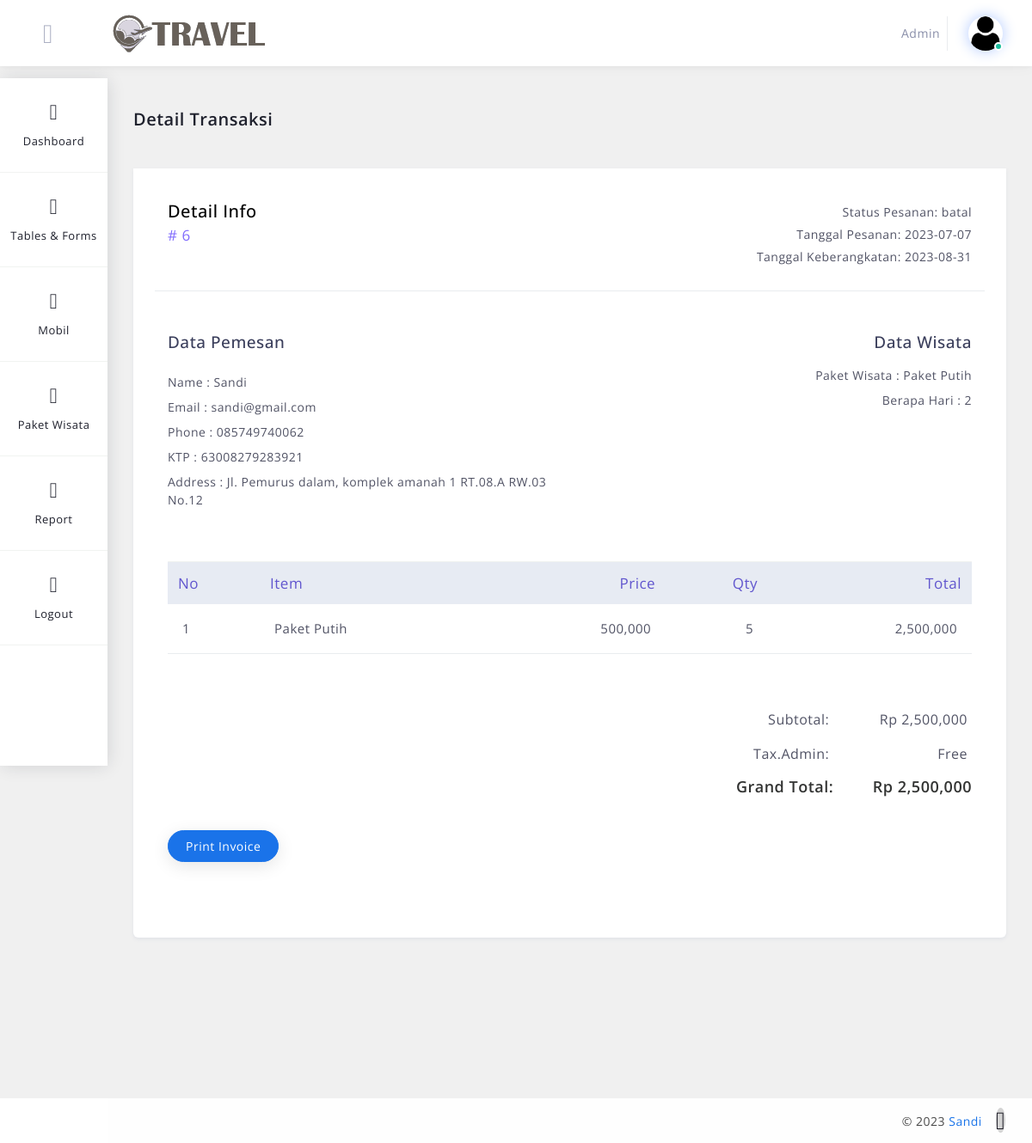
The page /tour/admin/detail_transaksi.php?id_transaksi=6 (signed in) on the database its author committed.
### tables this page shows
CREATE TABLE `transaksi` (
  `id_transaksi` int(11) NOT NULL,
  `jenis_transaksi` varchar(12) NOT NULL,
  `id_mobil` int(11) NOT NULL,
  `id_wisata` int(11) NOT NULL,
  `id_user` int(11) NOT NULL,
  `supir` varchar(16) NOT NULL,
  `harga` double NOT NULL,
  `qty` double NOT NULL,
  `total_harga` double NOT NULL,
  `status` varchar(32) NOT NULL,
  `gambar` varchar(32) NOT NULL,
  `gambar_pengembalian` varchar(32) NOT NULL,
  `tanggal` date NOT NULL,
  `tanggal_booking` date NOT NULL,
  `kondisi` varchar(18) NOT NULL,
  `ket` varchar(64) NOT NULL
);

CREATE TABLE `wisata` (
  `id_wisata` int(11) NOT NULL,
  `nama` varchar(64) NOT NULL,
  `tanggal` date NOT NULL,
  `harga` varchar(64) NOT NULL,
  `gambar` varchar(120) NOT NULL,
  `deskripsi` longtext NOT NULL,
  `status` varchar(48) NOT NULL,
  `kuota` varchar(32) NOT NULL,
  `berapa_hari` varchar(12) NOT NULL,
  `rating` varchar(11) NOT NULL
);

CREATE TABLE `users` (
  `id_user` int(11) NOT NULL,
  `username` varchar(64) NOT NULL,
  `email` varchar(92) NOT NULL,
  `password` varchar(120) NOT NULL,
  `gambar` varchar(64) NOT NULL,
  `no_hp` varchar(26) NOT NULL,
  `no_ktp` varchar(26) NOT NULL,
  `alamat` varchar(64) NOT NULL,
  `tanggal_lahir` date NOT NULL,
  `jenis_kelamin` varchar(20) NOT NULL,
  `role` varchar(32) NOT NULL
);

### tour/admin/detail_transaksi.php (the view, shortened to what this page needs)
<?php
include '../include/config.php';
if (isset($_GET['id_transaksi'])) {
    $id_transaksi = ($_GET["id_transaksi"]);
    $query = "SELECT transaksi.*, wisata.id_wisata, wisata.nama, wisata.tanggal, wisata.berapa_hari, users.id_user, users.username,users.email, users.no_hp,users.alamat,users.no_ktp FROM transaksi INNER JOIN wisata ON transaksi.id_wisata = wisata.id_wisata INNER Join users ON transaksi.id_user = users.id_user WHERE id_transaksi='$id_transaksi' and jenis_transaksi = 'wisata' ORDER BY id_transaksi DESC";
    $result = mysqli_query($conn, $query);
    $data = mysqli_fetch_assoc($result);
} else {
    echo "<script>alert('Masukkan data id.');window.location='tb_transaksi.php';</script>";
}
?>
<!DOCTYPE html>
<html lang="en">
<head>
    <link href="../bootstrap/css/bootstrap.min.css" rel="stylesheet" type="text/css" />
    <link href="../assets/css/plugins.css" rel="stylesheet" type="text/css" />
    <link href="../assets/css/ecommerce/invoice.css" rel="stylesheet" type="text/css" />
</head>
<body>
    <?php include "../template/header.php" ?>
    <div class="main-container" id="container">
        <?php include "../template/sidebar.php" ?>
        <div id="content" class="main-content">
            <div class="container">
                <div class="page-header">
                    <div class="page-title">
                        <h3>Detail Transaksi</h3>
                    </div>
                </div>
                <div class="row margin-bottom-120 invoice-print">
                    <div class="col-xl-12 col-lg-12 col-md-12 col-sm-12 col-12">
                        <div class="statbox widget box box-shadow">
                            <div class="widget-content invoice">
                                <div class="widget-content-area content-section">
                                    <div class="row invoice-top-section">
                                        <div class="col-sm-6 mb-4">
                                            <h5 class="invoice-info-title">Detail Info</h5>
                                            <p class="invoice-serial-number"># <?php echo $data['id_transaksi'] ?></p>
                                        </div>
                                        <div class="col-sm-6 mb-4 text-sm-right">
                                            <p class="invoice-order-status">Status Pesanan: <?php echo $data['status'] ?></p>
                                            <p class="invoice-order-date">Tanggal Pesanan: <?php echo $data['tanggal_booking'] ?></p>
                                            <p class="invoice-order-date">Tanggal Keberangkatan: <?php echo $data['tanggal'] ?></p>
                                        </div>
                                    </div>
                                    <div class="row mt-5 mb-5">
                                        <div class="col-md-6 col-sm-6 invoice-from">
                                            <h5 class="invoice-from-title mb-4">Data Pemesan</h5>
                                            <div class="row">
                                                <div class="col-12 mb-2">
                                                    <p>Name : <?php echo $data['username']; ?></p>
                                                </div>
                                                <div class="col-12 mb-2">
                                                    <p>Email : <?php echo $data['email']; ?></p>
                                                </div>
                                                <div class="col-12 mb-2">
                                                    <p>Phone : <?php echo $data['no_hp'] ?></p>
                                                </div>
                                                <div class="col-12 mb-2">
                                                    <p>KTP : <?php echo $data['no_ktp'] ?></p>
                                                </div>
                                                <div class="col-12 mb-2">
                                                    <p>Address : <?php echo $data['alamat'] ?></p>
                                                </div>
                                            </div>
                                        </div>
                                        <div class="col-md-6 col-sm-6 invoice-to text-sm-right">
                                            <h5 class="invoice-to-title mb-3">Data Wisata</h5>
                                            <div class="row mb-5">
                                                <div class="col-12 mb-2">
                                                    <p>Paket Wisata : <?php echo $data['nama'] ?></p>
                                                </div>
                                                <div class="col-12 mb-2">
                                                    <p>Berapa Hari : <?php echo $data['berapa_hari'] ?></p>
                                                </div>
                                            </div>
                                        </div>
                                    </div>
                                    <div class="row mt-5 mb-5">
                                        <div class="col-12">
                                            <div class="table-responsive">
                                                <table class="table">
                                                    <thead class="thead-light">
                                                        <tr>
                                                            <th scope="col">No</th>
                                                            <th scope="col">Item</th>
                                                            <th class="text-right" scope="col">Price</th>
                                                            <th class="text-right" scope="col">Qty</th>
                                                            <th class="text-right" scope="col">Total</th>
                                                        </tr>
                                                    </thead>
                                                    <tbody>
                                                        <?php
                                                        $no = 1;
                                                        $query = mysqli_query($conn, "SELECT transaksi.*, wisata.id_wisata, wisata.nama, users.id_user, users.username FROM transaksi INNER JOIN wisata ON transaksi.id_wisata = wisata.id_wisata INNER Join users ON transaksi.id_user = users.id_user where jenis_transaksi = 'wisata' and id_transaksi='$id_transaksi'   ORDER BY id_transaksi DESC;");
                                                        while ($row = mysqli_fetch_assoc($query)) {
                                                        ?>
                                                            <tr>
                                                                <td><?php echo $no++; ?></td>
                                                                <td><?php echo $row['nama']; ?></td>
                                                                <td class="text-right"><?php echo number_format($data['harga']); ?></td>
                                                                <td class="text-right"><?php echo $row['qty']; ?></td>
                                                                <td class="text-right"><?php echo number_format($data['total_harga']); ?></td>
                                                            </tr>
                                                        <?php } ?>
                                                    </tbody>
                                                </table>
                                            </div>
                                        </div>
                                    </div>
                                    <div class="row mt-4">
                                        <div class="col-12">
                                            <div class="invoice-total-amounts text-right">
                                                <div class="row">
                                                    <div class="col-sm-10 col-7 text-right">
                                                        <p class="mb-3">Subtotal: </p>
                                                    </div>
                                                    <div class="col-sm-2 col-5">
                                                        <p class="mb-3">Rp <?php echo number_format($data['total_harga']); ?></p>
                                                    </div>
                                                    <div class="col-sm-10 col-7 text-right">
                                                        <p class="mb-3">Tax.Admin: </p>
                                                    </div>
                                                    <div class="col-sm-2 col-5">
                                                        <p class="mb-3">Free</p>
                                                    </div>
                                                    <div class="col-sm-10 col-7 text-right">
                                                        <h4 class="mb-3">Grand Total: </h4>
                                                    </div>
                                                    <div class="col-sm-2 col-5">
                                                        <h4 class="mb-3">Rp <?php echo number_format($data['total_harga']); ?></h4>
                                                    </div>
                                                </div>
                                            </div>
                                        </div>
                                        <div class="col-12">
                                            <div class="row">
                                                <div class="col-sm-12 col-12">
                                                    <a href="cetak_detail_transaksi.php?id_transaksi=<?php echo $data['id_transaksi'] ?> " class="btn btn-primary btn-rounded send-invoice mb-5 mt-4">Print Invoice</a>
                                                </div>
                                            </div>
                                        </div>
                                    </div>
                                </div>
                            </div>
                        </div>
                    </div>
                </div>
            </div>
        </div>
    </div>
    <?php include "../template/footer.php" ?>
</body>
</html>

### tour/assets/css/ecommerce/invoice.css (style rules this page uses)
.invoice .widget-content-area { padding: 40px; }
.invoice .invoice-top-section { border-bottom: 1px solid #e9ecef; }
.invoice h5.invoice-info-title { font-size: 20px; font-weight: 500; color: #000; margin: 0 0 5px; line-height: 1; }
.invoice .invoice-serial-number { font-size: 17px; color: #816cfd; }
.invoice .invoice-order-status, .invoice .invoice-order-date { font-size: 14px; color: #515365; margin: 0 0 5px; }
.invoice .invoice-from { font-size: 14px; margin: 0 0 5px; }
.invoice .invoice-from .invoice-from-title { font-size: 15px; font-size: 19px; color: #3b3f5c; }
.invoice .invoice-from p { margin-bottom: 0; color: #515365; font-size: 14px; }
.invoice .invoice-to { font-size: 14px; margin: 0 0 5px; }
.invoice .invoice-to .invoice-to-title { font-size: 15px; font-size: 19px; color: #3b3f5c; margin: 0 0 5px; }
.invoice .invoice-to p { margin-bottom: 0; color: #515365; font-size: 14px; }
.invoice .table .thead-light th { font-size: 17px; background-color: #e7ebf3; border-color: #f1f3f1; color: #6156ce; font-weight: normal; }
.invoice .table > tbody > tr > td { font-size: 15px; color: #515365; border-top: none; border-bottom: solid 1px #e9ecef; padding: 17px; }
.invoice .invoice-total-amounts p { font-size: 16px; color: #515365; margin-right: 5px; }
.invoice .invoice-total-amounts h4 { font-size: 18px; color: #323332; font-weight: 600; }

### tour/assets/css/structure.css (style rules this page uses)
#content { margin-top: 92px; margin-left: 125px; width: 100%; width: 50%; flex-grow: 8; margin-bottom: 67px; transition: all .24s ease-in-out; }

### rows shown on the page
transaksi: id_transaksi "6", status "batal", tanggal_booking "2023-07-07", id_wisata.tanggal "2023-08-31", id_user.username "Sandi", id_user.email "sandi@gmail.com", id_user.no_hp "085749740062", id_user.no_ktp "63008279283921", id_user.alamat "Jl. Pemurus dalam, komplek amanah 1 RT.08.A RW.03 No.12", id_wisata.nama "Paket Putih", id_wisata.berapa_hari "2", harga "500,000", qty "5", total_harga "2,500,000"

### other values the page prints
$_SESSION['users'] "Admin"
